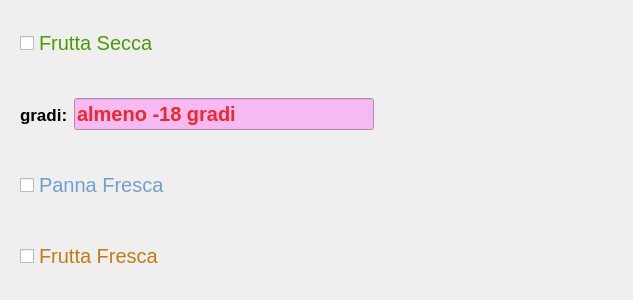
<?xml version="1.0" encoding="UTF-8"?>
<ui version="4.0">
 <class>SemiFreddiView</class>
 <widget class="QWidget" name="SemiFreddiView">
  <property name="geometry">
   <rect>
    <x>0</x>
    <y>0</y>
    <width>633</width>
    <height>300</height>
   </rect>
  </property>
  <property name="minimumSize">
   <size>
    <width>400</width>
    <height>0</height>
   </size>
  </property>
  <property name="windowTitle">
   <string>Form</string>
  </property>
  <layout class="QVBoxLayout" name="verticalLayout">
   <item>
    <widget class="QWidget" name="widget" native="true">
     <layout class="QHBoxLayout" name="horizontalLayout">
      <item>
       <widget class="QCheckBox" name="fruttaSecca">
        <property name="font">
         <font>
          <pointsize>15</pointsize>
         </font>
        </property>
        <property name="styleSheet">
         <string notr="true">color: rgb(78, 154, 6);
</string>
        </property>
        <property name="text">
         <string>Frutta Secca</string>
        </property>
       </widget>
      </item>
      <item>
       <spacer name="horizontalSpacer">
        <property name="orientation">
         <enum>Qt::Horizontal</enum>
        </property>
        <property name="sizeHint" stdset="0">
         <size>
          <width>40</width>
          <height>20</height>
         </size>
        </property>
       </spacer>
      </item>
     </layout>
    </widget>
   </item>
   <item>
    <widget class="QWidget" name="widget_2" native="true">
     <layout class="QHBoxLayout" name="horizontalLayout_2">
      <item>
       <widget class="QLabel" name="lGradi">
        <property name="font">
         <font>
          <pointsize>13</pointsize>
          <weight>75</weight>
          <bold>true</bold>
         </font>
        </property>
        <property name="text">
         <string>gradi:</string>
        </property>
       </widget>
      </item>
      <item>
       <widget class="QLineEdit" name="gradiMantenimento">
        <property name="enabled">
         <bool>false</bool>
        </property>
        <property name="minimumSize">
         <size>
          <width>300</width>
          <height>0</height>
         </size>
        </property>
        <property name="font">
         <font>
          <pointsize>15</pointsize>
          <weight>75</weight>
          <bold>true</bold>
         </font>
        </property>
        <property name="styleSheet">
         <string notr="true">background-color: rgba(246, 184, 242, 246);
color: rgb(239, 41, 41);</string>
        </property>
        <property name="text">
         <string>almeno -18 gradi</string>
        </property>
       </widget>
      </item>
      <item>
       <spacer name="horizontalSpacer_2">
        <property name="orientation">
         <enum>Qt::Horizontal</enum>
        </property>
        <property name="sizeHint" stdset="0">
         <size>
          <width>40</width>
          <height>20</height>
         </size>
        </property>
       </spacer>
      </item>
     </layout>
    </widget>
   </item>
   <item>
    <widget class="QWidget" name="widget_3" native="true">
     <layout class="QHBoxLayout" name="horizontalLayout_3">
      <item>
       <widget class="QCheckBox" name="pannaFresca">
        <property name="font">
         <font>
          <pointsize>15</pointsize>
         </font>
        </property>
        <property name="styleSheet">
         <string notr="true">color: rgb(114, 159, 207);</string>
        </property>
        <property name="text">
         <string>Panna Fresca</string>
        </property>
       </widget>
      </item>
      <item>
       <spacer name="horizontalSpacer_3">
        <property name="orientation">
         <enum>Qt::Horizontal</enum>
        </property>
        <property name="sizeHint" stdset="0">
         <size>
          <width>40</width>
          <height>20</height>
         </size>
        </property>
       </spacer>
      </item>
     </layout>
    </widget>
   </item>
   <item>
    <widget class="QWidget" name="widget_4" native="true">
     <layout class="QHBoxLayout" name="horizontalLayout_4">
      <item>
       <widget class="QCheckBox" name="fruttaFresca">
        <property name="font">
         <font>
          <pointsize>15</pointsize>
         </font>
        </property>
        <property name="styleSheet">
         <string notr="true">color: rgb(193, 125, 17);
</string>
        </property>
        <property name="text">
         <string>Frutta Fresca</string>
        </property>
       </widget>
      </item>
      <item>
       <spacer name="horizontalSpacer_4">
        <property name="orientation">
         <enum>Qt::Horizontal</enum>
        </property>
        <property name="sizeHint" stdset="0">
         <size>
          <width>40</width>
          <height>20</height>
         </size>
        </property>
       </spacer>
      </item>
     </layout>
    </widget>
   </item>
  </layout>
 </widget>
 <resources/>
 <connections/>
</ui>
